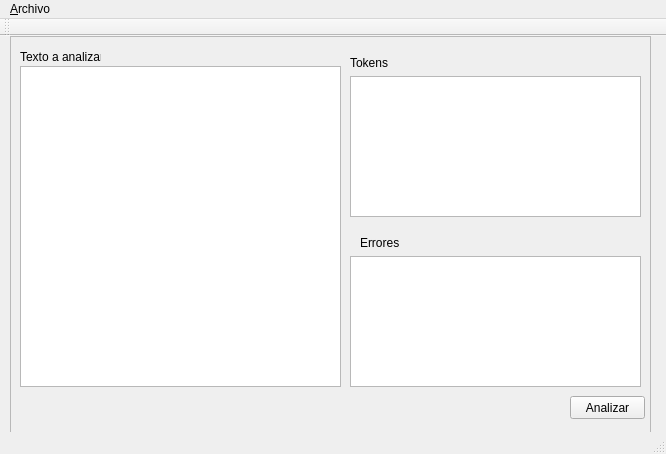
<?xml version="1.0" encoding="UTF-8"?>
<ui version="4.0">
 <class>MainWindow</class>
 <widget class="QMainWindow" name="MainWindow">
  <property name="geometry">
   <rect>
    <x>0</x>
    <y>0</y>
    <width>666</width>
    <height>454</height>
   </rect>
  </property>
  <property name="windowTitle">
   <string>wALson</string>
  </property>
  <widget class="QWidget" name="centralWidget">
   <widget class="QFrame" name="frame">
    <property name="geometry">
     <rect>
      <x>10</x>
      <y>0</y>
      <width>641</width>
      <height>401</height>
     </rect>
    </property>
    <property name="frameShape">
     <enum>QFrame::StyledPanel</enum>
    </property>
    <property name="frameShadow">
     <enum>QFrame::Raised</enum>
    </property>
    <widget class="QPushButton" name="btnAnaliza">
     <property name="geometry">
      <rect>
       <x>560</x>
       <y>360</y>
       <width>75</width>
       <height>23</height>
      </rect>
     </property>
     <property name="text">
      <string>Analizar</string>
     </property>
    </widget>
    <widget class="QLabel" name="label">
     <property name="geometry">
      <rect>
       <x>10</x>
       <y>10</y>
       <width>81</width>
       <height>21</height>
      </rect>
     </property>
     <property name="text">
      <string>Texto a analizar</string>
     </property>
    </widget>
    <widget class="QLabel" name="label_2">
     <property name="geometry">
      <rect>
       <x>340</x>
       <y>20</y>
       <width>47</width>
       <height>13</height>
      </rect>
     </property>
     <property name="text">
      <string>Tokens</string>
     </property>
    </widget>
    <widget class="QLabel" name="label_3">
     <property name="geometry">
      <rect>
       <x>350</x>
       <y>200</y>
       <width>47</width>
       <height>13</height>
      </rect>
     </property>
     <property name="text">
      <string>Errores</string>
     </property>
    </widget>
    <widget class="QPlainTextEdit" name="AreaArchivo">
     <property name="enabled">
      <bool>true</bool>
     </property>
     <property name="geometry">
      <rect>
       <x>10</x>
       <y>30</y>
       <width>321</width>
       <height>321</height>
      </rect>
     </property>
     <property name="readOnly">
      <bool>true</bool>
     </property>
    </widget>
    <widget class="QPlainTextEdit" name="AreaTokens">
     <property name="geometry">
      <rect>
       <x>340</x>
       <y>40</y>
       <width>291</width>
       <height>141</height>
      </rect>
     </property>
     <property name="readOnly">
      <bool>true</bool>
     </property>
    </widget>
    <widget class="QPlainTextEdit" name="AreaErrores">
     <property name="geometry">
      <rect>
       <x>340</x>
       <y>220</y>
       <width>291</width>
       <height>131</height>
      </rect>
     </property>
     <property name="readOnly">
      <bool>true</bool>
     </property>
    </widget>
   </widget>
  </widget>
  <widget class="QMenuBar" name="menuBar">
   <property name="geometry">
    <rect>
     <x>0</x>
     <y>0</y>
     <width>666</width>
     <height>21</height>
    </rect>
   </property>
   <widget class="QMenu" name="menu_Archivo">
    <property name="title">
     <string>&amp;Archivo</string>
    </property>
    <addaction name="action_Abrir_archivo"/>
    <addaction name="action_Salir"/>
   </widget>
   <addaction name="menu_Archivo"/>
  </widget>
  <widget class="QToolBar" name="mainToolBar">
   <attribute name="toolBarArea">
    <enum>TopToolBarArea</enum>
   </attribute>
   <attribute name="toolBarBreak">
    <bool>false</bool>
   </attribute>
  </widget>
  <widget class="QStatusBar" name="statusBar"/>
  <action name="action_Abrir_archivo">
   <property name="text">
    <string>&amp;Abrir archivo</string>
   </property>
  </action>
  <action name="action_Salir">
   <property name="text">
    <string>&amp;Salir</string>
   </property>
  </action>
 </widget>
 <layoutdefault spacing="6" margin="11"/>
 <resources/>
 <connections/>
</ui>
